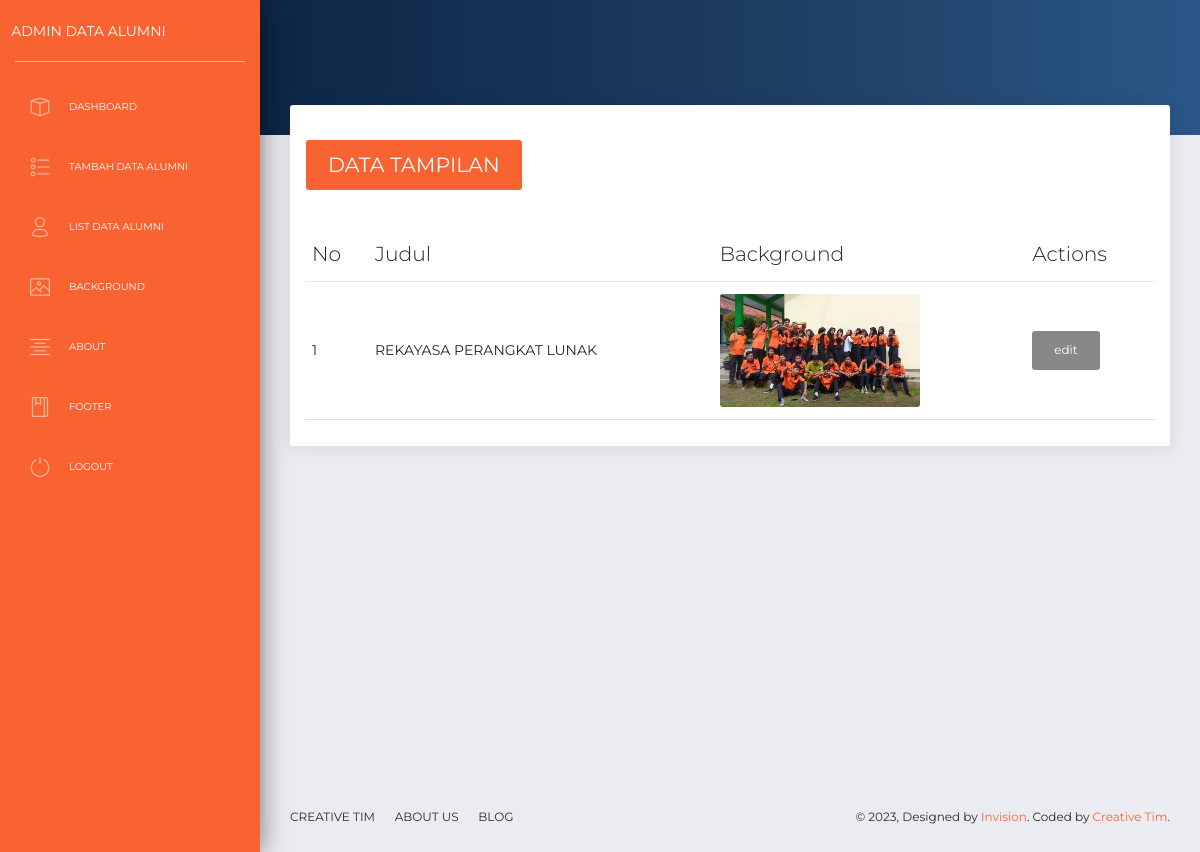
The app's page /backend/pages/view-background.php (signed in) with its own data.
### tables this page shows
CREATE TABLE `background` (
  `id` int(11) NOT NULL,
  `judul` text NOT NULL,
  `foto` varchar(255) NOT NULL
);

### backend/pages/view-background.php (the view)
<?php
    include '../app/header.php';
    include '../app/navbar.php';
    include '../app/sidebar.php';
     require 'proses/koneksi.php';
?>
<div class="panel-header panel-header-sm">
</div>
<div class="content">
    <div class="row">
        <div class="col-md-12">
            <div class="card">
                <div class="card-header">
                    <h4 class="card-title"> <a href='#' class="btn btn-primary">DATA TAMPILAN</a></h4>
                </div>
                <div class="card-body">
                    <div class="table-responsive">
                        <table class="table">
                            <thead class=" text-primary">
                                <th>No</th>
                                <th>Judul</th>
                                <th>Background</th>
                                <th>Actions</th>
                            </thead>
                            <?php
                            $no = 1;
                            $result = mysqli_query($koneksi, "SELECT * FROM background ");
                            foreach ($result as $data):
                            ?>
                            <tbody>
                                <tr>
                                    <td><?= $no++; ?></td>
                                    <td><?= $data['judul']; ?></td>
                                    <td><img src='img/<?= $data['foto']; ?>' width="200" alt=''></td>
                                    <td class="text-left">
                                       <a href='update-background.php?id=<?= $data['id']?>' class="btn btn-dark">edit</a>
                                    </td>
                                </tr>
                            </tbody>
                            <?php endforeach; ?>
                        </table>
                    </div>
                </div>
            </div>
        </div>
    </div>
</div>
<?php include '../app/footer.php'; ?>

### records on screen
background: judul "REKAYASA PERANGKAT LUNAK", foto (picture)
